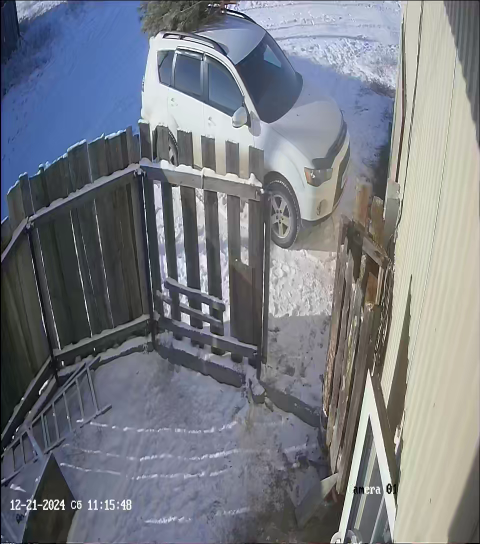
#> input picture frame 125 of python/doorbell/resources/test_video.mp4, 960 x 1088 px (shown at 1/2 size)
$ python get_human_test.py
#> lines starting #> are read from the running program, lines starting #| are printed output that depends on the picture
### python/doorbell/model/search_area.py
#интересуемая область на изображении

class SearchArea:
  #расстояние от левого верхнего угла в процентах
  left_top: (float, float) # x, y
  right_bottom: (float, float)

  def __init__(self, x_lt, y_lt, x_rb, y_rb):
    self.left_top = (x_lt, y_lt)
    self.right_bottom = (x_rb, y_rb)

  #получить картинку области
  # [15 lines left out: functions crop, translate_coordinates_to_original, not called in this run]

### python/doorbell/test/get_human_test.py
import cv2
from model.search_area import SearchArea

test_video_search_area = SearchArea(0.25, 0, 0.85, 0.5)
test_video_stream = cv2.VideoCapture("../resources/test_video.mp4")

# initialize the HOG descriptor
hog = cv2.HOGDescriptor()
hog.setSVMDetector(cv2.HOGDescriptor_getDefaultPeopleDetector())

frame_index = 0
while True:
  ret, frame = test_video_stream.read()
#> frame is the input picture: shape (1088, 960, 3); mean B, G, R 131.9, 124.5, 120.8
  print(f'frame index {frame_index}')
  frame_index+=1
  if not ret:
    break

  frame2 = cv2.resize(frame, (800, 600))
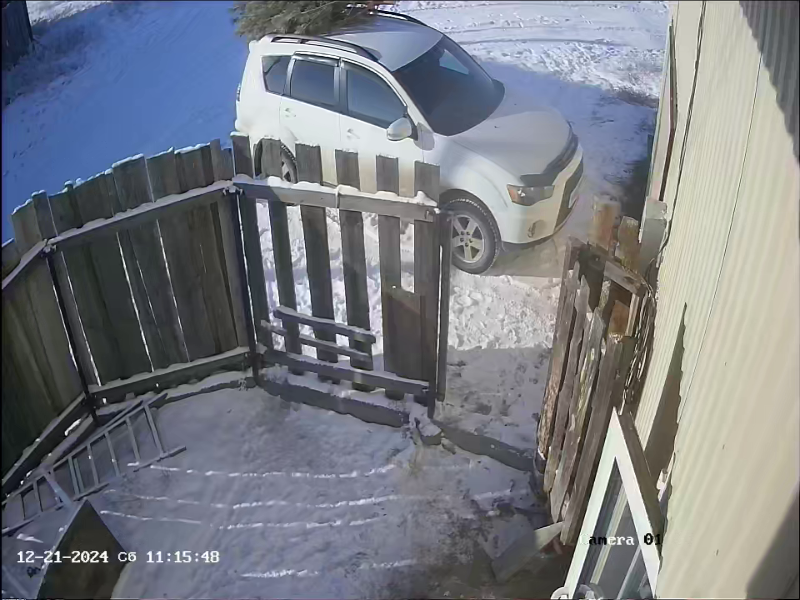
#> frame2: shape (600, 800, 3); mean B, G, R 131.7, 124.4, 120.7
  humans_count = 0
  if frame_index % 20 == 0:
    target_area = test_video_search_area.crop(frame2)
    target_area_gray = cv2.cvtColor(target_area, cv2.COLOR_BGR2GRAY)
    cv2.imshow("Search_area", target_area_gray)
    # detect humans in input image
    (humans, _) = hog.detectMultiScale(target_area)

    # getting no. of human detected
    humans_count = len(humans)
    print('Human Detected : ', humans_count)

    # loop over all detected humans
    for (x, y, w, h) in humans:
      x, y, = test_video_search_area.translate_coordinates_to_original(frame2, x, y)
      pad_w, pad_h = int(0.15 * w), int(0.01 * h)
      rect_x1 = x + pad_w
      rect_y1 = y + pad_h
      rect_x2 = x + w - pad_w
      rect_y2 = y + h - pad_h
      cv2.rectangle(frame2, (rect_x1, rect_y1), (rect_x2, rect_y2), (0, 255, 0), 2)

  # display the output image
  cv2.imshow("Image", frame2)
  if humans_count>0:
    cv2.waitKey(0)
    break
  key = cv2.waitKey(1)
#> (key Esc is pressed here)
  #Esc
  if key==27:
    cv2.destroyAllWindows()
    break
test_video_stream.release()

$ run again, starting later in the video
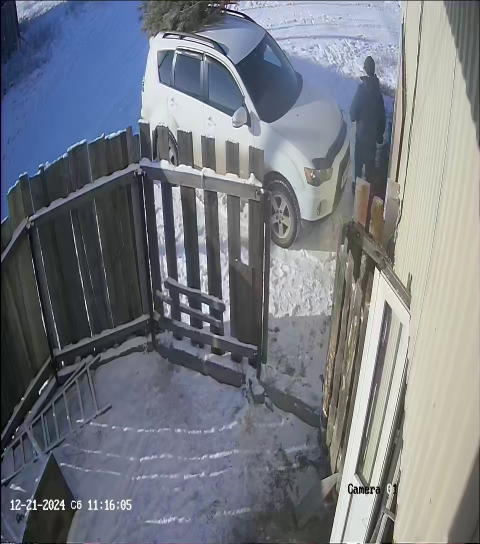
#> input picture frame 562 of python/doorbell/resources/test_video.mp4, 960 x 1088 px (shown at 1/2 size)
#> frame is the input picture: shape (1088, 960, 3); mean B, G, R 130.6, 123, 118.6
#> `frame2 = cv2.resize(frame, (800, 600))`:
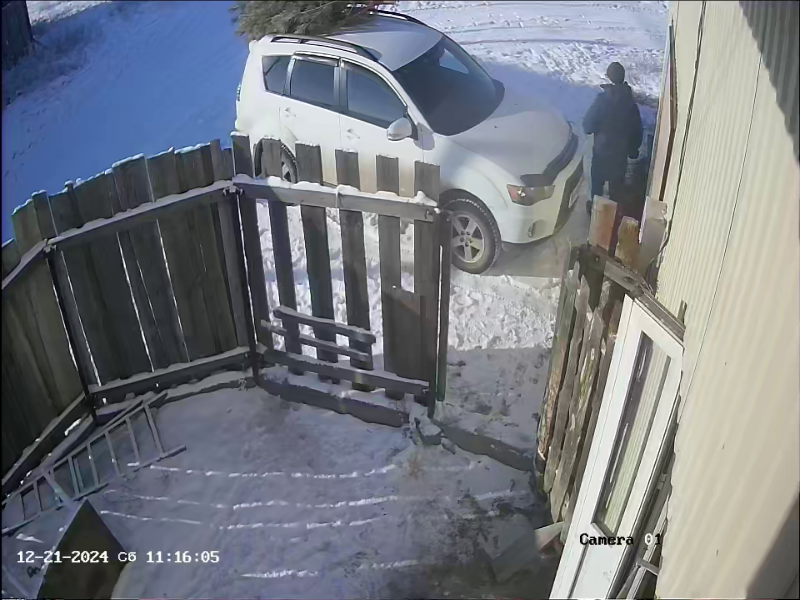
#> frame2: shape (600, 800, 3); mean B, G, R 130.4, 122.9, 118.5

$ run again, starting later in the video
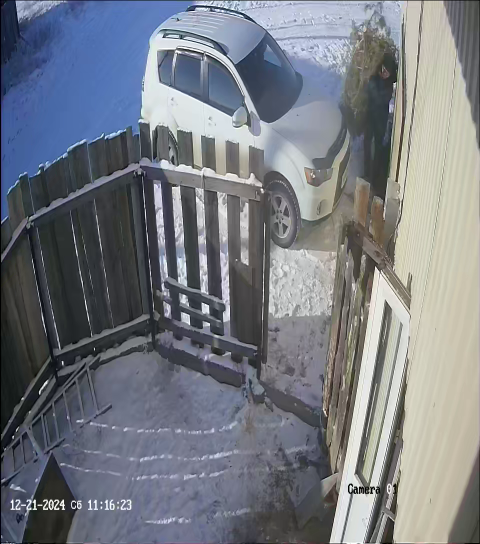
#> input picture frame 1000 of python/doorbell/resources/test_video.mp4, 960 x 1088 px (shown at 1/2 size)
#> frame is the input picture: shape (1088, 960, 3); mean B, G, R 130.3, 123, 118.9
#> `frame2 = cv2.resize(frame, (800, 600))`:
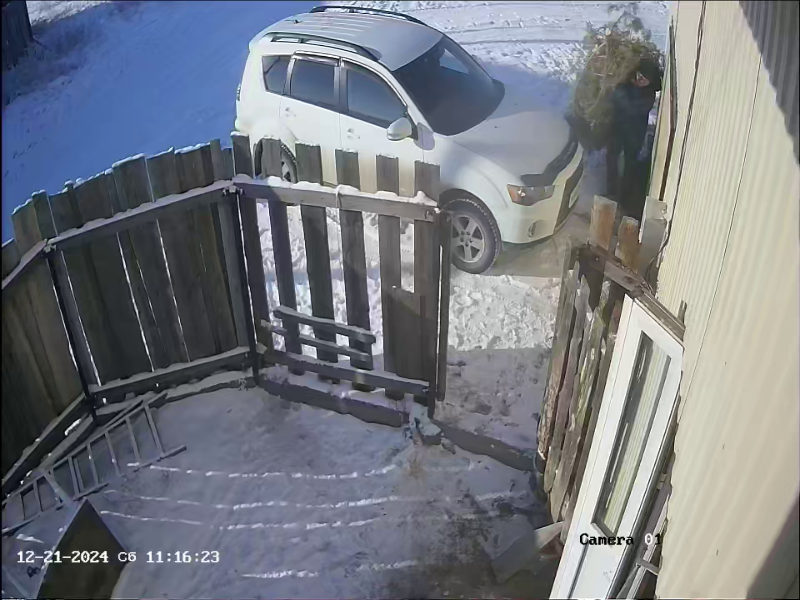
#> frame2: shape (600, 800, 3); mean B, G, R 130.2, 122.8, 118.8
